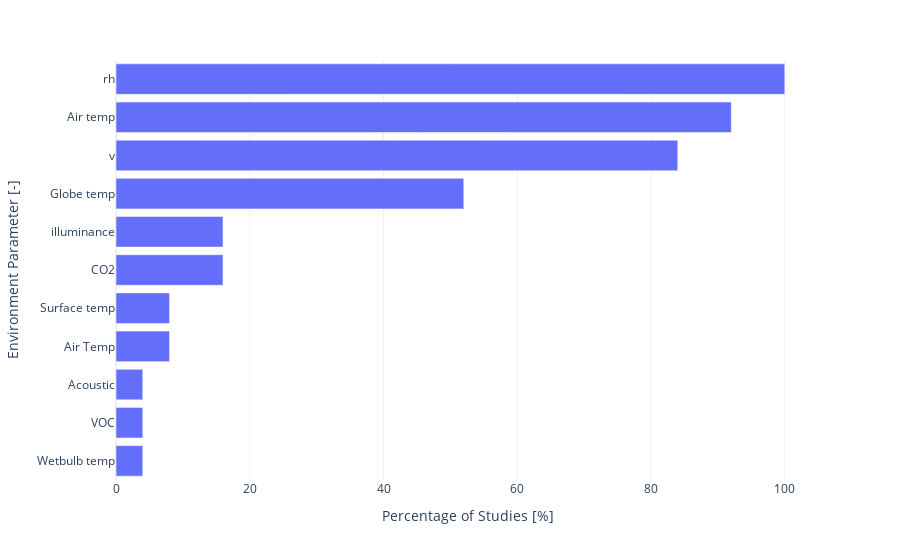

The code cell stored with this chart in its notebook:
### Code cell
exploded_df = unique_studies.assign(
    environment_parameter_split=unique_studies['environment-parameter'].str.split(', ')
).explode("environment_parameter_split")

# Count the occurrences of each string and calculate the percentage
df = exploded_df["environment_parameter_split"].value_counts().reset_index()
df.columns = ["environment_parameter_split", "count"]
df["environment_parameter_percentage"] = (df["count"] / len(unique_studies)) * 100

# Sort the DataFrame by percentage
df = df.sort_values("environment_parameter_percentage", ascending=True)

# Create the bar chart
fig = px.bar(
    df,
    x="environment_parameter_percentage",
    y="environment_parameter_split",
    orientation='h',
    labels={
        "environment_parameter_percentage": "Percentage of Studies [%]",
        "environment_parameter_split": "Environment Parameter [-]"
    },
    template="plotly_white"
)

fig.show()

### Figure 1 — Plotly figure (JSON) as saved in the notebook; plotly's stock layout.template omitted (floating-point values rounded to 4 significant figures)
{"data": [{"alignmentgroup": "True", "hovertemplate": "Percentage of Studies [%]=%{x}<br>Environment Parameter [-]=%{y}<extra></extra>", "legendgroup": "", "marker": {"color": "#636efa", "pattern": {"shape": ""}}, "name": "", "offsetgroup": "", "orientation": "h", "showlegend": false, "textposition": "auto", "type": "bar", "x": [4, 4, 4, 8, 8, 16, 16, 52, 84, 92, 100], "xaxis": "x", "y": ["Wetbulb temp", "VOC", "Acoustic", "Air Temp", "Surface temp", "CO2", "illuminance", "Globe temp", "v", "Air temp", "rh"], "yaxis": "y"}], "layout": {"barmode": "relative", "legend": {"tracegroupgap": 0}, "margin": {"t": 60}, "xaxis": {"anchor": "y", "domain": [0, 1], "title": {"text": "Percentage of Studies [%]"}}, "yaxis": {"anchor": "x", "domain": [0, 1], "title": {"text": "Environment Parameter [-]"}}}}
